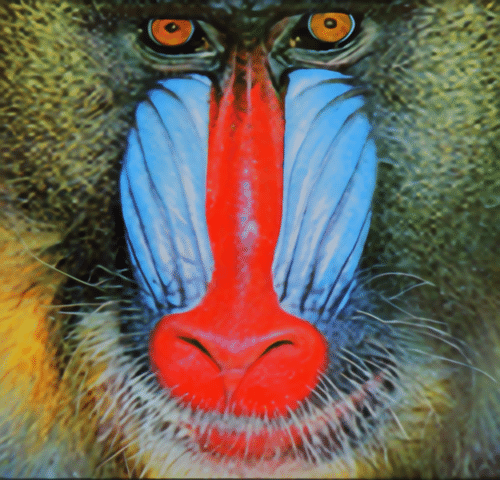
#> input picture image.png, 500 x 480 px
$ python program.py
#> lines starting #> are read from the running program, lines starting #| are printed output that depends on the picture
"""
Lecture 9 : CUDA
Modified codebase from https://www.youtube.com/watch?v=5DFS6Mgh8CU by Mgr. Ing. Matúš Jókay, PhD.
Author: David Gellen
License: GPL 3.0
"""
from __future__ import division
from numba import cuda
import numpy
import math
from PIL import Image


@cuda.jit
def adaptive_thresholding(data_orig, data_result):
    """
    Adaptive thresholding convolves through the image with n x n grid (n being even for the actual pixel to be the
    center of image). We calculate the average pixel value in the current grid. If the value of the pixel is greater
    than the average of the grid surrounding it, we set the value to 255 (white) and if the grid average is smaller than
    the pixel value, we set it to 0 (black). We must not set the pixel values to the original image since this would
    disrupt further grid averages.
    :param data_orig: original image
    :param data_result: output image (copy of image)
    """
    x, y = cuda.grid(2)
    x_max, y_max = data_orig.shape
    if x < x_max and y < y_max:
        sum = 0
        for i in range(15):
            for j in range(15):
                sum += data_orig[x - 7 + i][y - 7 + j]
        average = sum / 225
        if data_orig[x][y] > average:
            data_result[x][y] = 255
        else:
            data_result[x][y] = 0


# host code - loads image, calls the kernel code to get the image threshold and saves the image
image = Image.open('image.png')
#> image is the input picture: PIL image 500x480 P; mean R, G, B 112.8, 99.8, 88.1
data = numpy.asarray(Image.open('image.png'))
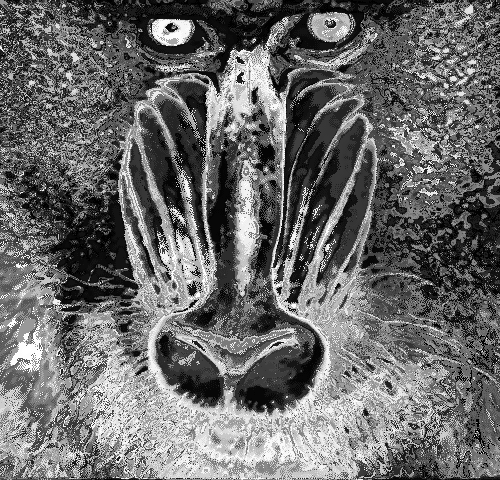
#> data: shape (480, 500); min 0, max 255, mean 106.5
data_final = numpy.asarray(Image.open('image.png'))
threads_per_block = (20, 20)
blocks_per_grid_x = math.ceil(data.shape[0] / threads_per_block[0])
#> blocks_per_grid_x = 24
blocks_per_grid_y = math.ceil(data.shape[1] / threads_per_block[1])
#> blocks_per_grid_y = 25
blocks_per_grid = (blocks_per_grid_x, blocks_per_grid_y)
#> blocks_per_grid = (24, 25)
#> (the run stopped early here; a loop or call above may not have finished)
